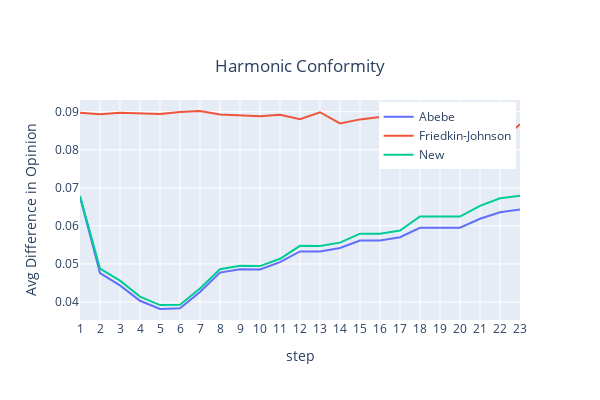

The notebook cell saved with this chart:
### Code cell
from collections import Counter

# initialize attributes of the graph to test
# test = sorted(harmonic_cent_norm, reverse=True)
test = Counter(harmonic_cent_norm).most_common()
print(test)

g6 = GraphAttributeClass().add_attrs(g=g_init, conformity_node_dict=harmonic_cent_norm)
run_simulation(g6, title='Harmonic Conformity')

### Figure 1 — Plotly figure (JSON) as saved in the notebook; plotly's stock layout.template omitted (floating-point values rounded to 4 significant figures)
{"data": [{"mode": "lines", "name": "Abebe", "type": "scatter", "x": [1, 2, 3, 4, 5, 6, 7, 8, 9, 10, 11, 12, 13, 14, 15, 16, 17, 18, 19, 20, 21, 22, 23], "y": [0.06767, 0.04761, 0.04435, 0.04032, 0.03816, 0.03833, 0.04261, 0.04772, 0.0486, 0.04854, 0.05047, 0.0533, 0.05329, 0.05418, 0.05617, 0.05617, 0.05702, 0.0595, 0.0595, 0.0595, 0.06186, 0.06359, 0.06433]}, {"mode": "lines", "name": "Friedkin-Johnson", "type": "scatter", "x": [1, 2, 3, 4, 5, 6, 7, 8, 9, 10, 11, 12, 13, 14, 15, 16, 17, 18, 19, 20, 21, 22, 23], "y": [0.08972, 0.08936, 0.08975, 0.08954, 0.08943, 0.08993, 0.09019, 0.08924, 0.08906, 0.08883, 0.0892, 0.08801, 0.08986, 0.08692, 0.08798, 0.08858, 0.08805, 0.08697, 0.08615, 0.08536, 0.08388, 0.08207, 0.08673]}, {"mode": "lines", "name": "New", "type": "scatter", "x": [1, 2, 3, 4, 5, 6, 7, 8, 9, 10, 11, 12, 13, 14, 15, 16, 17, 18, 19, 20, 21, 22, 23], "y": [0.06788, 0.04879, 0.0456, 0.0414, 0.03919, 0.03929, 0.04353, 0.04861, 0.04949, 0.04943, 0.05135, 0.05477, 0.05471, 0.0556, 0.05795, 0.05795, 0.05877, 0.06246, 0.06246, 0.06243, 0.06524, 0.06726, 0.06795]}], "layout": {"height": 400, "legend": {"x": 0.99, "xanchor": "right", "y": 0.99, "yanchor": "top"}, "title": {"text": "Harmonic Conformity", "x": 0.5, "y": 0.85}, "width": 600, "xaxis": {"dtick": 1, "title": {"text": "step"}}, "yaxis": {"title": {"text": "Avg Difference in Opinion"}}}}
